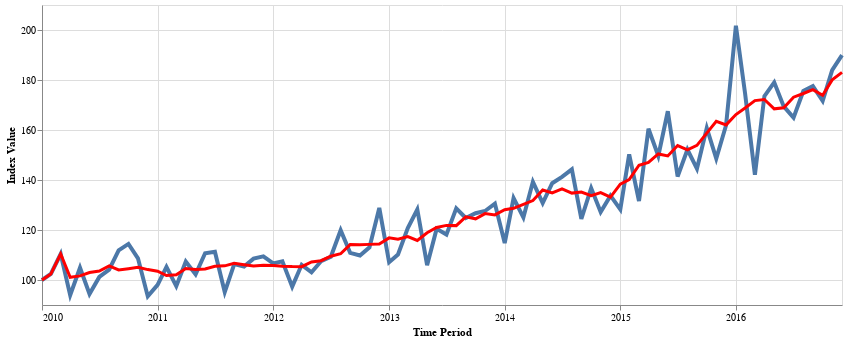

Notebook source saved alongside this figure:
### Code cell
plot_index(rt_index, smooth=True)

### Figure 1 — Vega-Lite specification as saved in the notebook (floating-point values rounded to 4 significant figures)
{"$schema": "https://vega.github.io/schema/vega-lite/v5.20.1.json", "config": {"view": {"continuousHeight": 300, "continuousWidth": 300}}, "datasets": {"data-5a8f0c461284c5a1f9180870d750891d": [{"x": "2010-01-31T00:00:00", "y": 100}, {"x": "2010-02-28T00:00:00", "y": 102.5}, {"x": "2010-03-31T00:00:00", "y": 110.4}, {"x": "2010-04-30T00:00:00", "y": 93.96}, {"x": "2010-05-31T00:00:00", "y": 104.9}, {"x": "2010-06-30T00:00:00", "y": 94.43}, {"x": "2010-07-31T00:00:00", "y": 101.2}, {"x": "2010-08-31T00:00:00", "y": 104.1}, {"x": "2010-09-30T00:00:00", "y": 111.8}, {"x": "2010-10-31T00:00:00", "y": 114.4}, {"x": "2010-11-30T00:00:00", "y": 108.7}, {"x": "2010-12-31T00:00:00", "y": 93.44}, {"x": "2011-01-31T00:00:00", "y": 98.05}, {"x": "2011-02-28T00:00:00", "y": 105.2}, {"x": "2011-03-31T00:00:00", "y": 97.54}, {"x": "2011-04-30T00:00:00", "y": 107.3}, {"x": "2011-05-31T00:00:00", "y": 102.2}, {"x": "2011-06-30T00:00:00", "y": 110.7}, {"x": "2011-07-31T00:00:00", "y": 111.3}, {"x": "2011-08-31T00:00:00", "y": 95.17}, {"x": "2011-09-30T00:00:00", "y": 106.4}, {"x": "2011-10-31T00:00:00", "y": 105.3}, {"x": "2011-11-30T00:00:00", "y": 108.6}, {"x": "2011-12-31T00:00:00", "y": 109.5}, {"x": "2012-01-31T00:00:00", "y": 106.6}, {"x": "2012-02-29T00:00:00", "y": 107.5}, {"x": "2012-03-31T00:00:00", "y": 97.34}, {"x": "2012-04-30T00:00:00", "y": 106.1}, {"x": "2012-05-31T00:00:00", "y": 103.1}, {"x": "2012-06-30T00:00:00", "y": 107.5}, {"x": "2012-07-31T00:00:00", "y": 109.3}, {"x": "2012-08-31T00:00:00", "y": 119.9}, {"x": "2012-09-30T00:00:00", "y": 110.8}, {"x": "2012-10-31T00:00:00", "y": 109.8}, {"x": "2012-11-30T00:00:00", "y": 113.1}, {"x": "2012-12-31T00:00:00", "y": 128.8}, {"x": "2013-01-31T00:00:00", "y": 107.1}, {"x": "2013-02-28T00:00:00", "y": 110.2}, {"x": "2013-03-31T00:00:00", "y": 120.8}, {"x": "2013-04-30T00:00:00", "y": 128.2}, {"x": "2013-05-31T00:00:00", "y": 105.9}, {"x": "2013-06-30T00:00:00", "y": 120.4}, {"x": "2013-07-31T00:00:00", "y": 118.2}, {"x": "2013-08-31T00:00:00", "y": 128.7}, {"x": "2013-09-30T00:00:00", "y": 124.8}, {"x": "2013-10-31T00:00:00", "y": 126.7}, {"x": "2013-11-30T00:00:00", "y": 127.6}, {"x": "2013-12-31T00:00:00", "y": 130.6}, {"x": "2014-01-31T00:00:00", "y": 114.8}, {"x": "2014-02-28T00:00:00", "y": 132.8}, {"x": "2014-03-31T00:00:00", "y": 125.0}, {"x": "2014-04-30T00:00:00", "y": 139.3}, {"x": "2014-05-31T00:00:00", "y": 130.7}, {"x": "2014-06-30T00:00:00", "y": 138.7}, {"x": "2014-07-31T00:00:00", "y": 141.3}, {"x": "2014-08-31T00:00:00", "y": 144.3}, {"x": "2014-09-30T00:00:00", "y": 124.4}, {"x": "2014-10-31T00:00:00", "y": 136.8}, {"x": "2014-11-30T00:00:00", "y": 127.2}, {"x": "2014-12-31T00:00:00", "y": 133.7}, {"x": "2015-01-31T00:00:00", "y": 128.2}, {"x": "2015-02-28T00:00:00", "y": 150.2}, {"x": "2015-03-31T00:00:00", "y": 131.6}, {"x": "2015-04-30T00:00:00", "y": 160.5}, {"x": "2015-05-31T00:00:00", "y": 149.6}, {"x": "2015-06-30T00:00:00", "y": 167.5}, {"x": "2015-07-31T00:00:00", "y": 141.4}, {"x": "2015-08-31T00:00:00", "y": 152.1}, {"x": "2015-09-30T00:00:00", "y": 144.6}, {"x": "2015-10-31T00:00:00", "y": 160.8}, {"x": "2015-11-30T00:00:00", "y": 148.6}, {"x": "2015-12-31T00:00:00", "y": 161.9}, {"x": "2016-01-31T00:00:00", "y": 201.7}, {"x": "2016-02-29T00:00:00", "y": 174.6}, {"x": "2016-03-31T00:00:00", "y": 142.1}, {"x": "2016-04-30T00:00:00", "y": 173.5}, {"x": "2016-05-31T00:00:00", "y": 179.0}, {"x": "2016-06-30T00:00:00", "y": 169.4}, {"x": "2016-07-31T00:00:00", "y": 165.0}, {"x": "2016-08-31T00:00:00", "y": 175.6}, {"x": "2016-09-30T00:00:00", "y": 177.5}, {"x": "2016-10-31T00:00:00", "y": 171.6}, {"x": "2016-11-30T00:00:00", "y": 184.0}, {"x": "2016-12-31T00:00:00", "y": 189.9}], "data-956cbaa2cd2c7c3f18efc382e6192f06": [{"imp": 0, "x": "2010-01-31T00:00:00", "y": 100}, {"imp": 0, "x": "2010-02-28T00:00:00", "y": 102.5}, {"imp": 0, "x": "2010-03-31T00:00:00", "y": 110.4}, {"imp": 0, "x": "2010-04-30T00:00:00", "y": 101.1}, {"imp": 0, "x": "2010-05-31T00:00:00", "y": 101.6}, {"imp": 0, "x": "2010-06-30T00:00:00", "y": 103.0}, {"imp": 0, "x": "2010-07-31T00:00:00", "y": 103.6}, {"imp": 0, "x": "2010-08-31T00:00:00", "y": 105.7}, {"imp": 0, "x": "2010-09-30T00:00:00", "y": 104.0}, {"imp": 0, "x": "2010-10-31T00:00:00", "y": 104.5}, {"imp": 0, "x": "2010-11-30T00:00:00", "y": 105.1}, {"imp": 0, "x": "2010-12-31T00:00:00", "y": 104.2}, {"imp": 0, "x": "2011-01-31T00:00:00", "y": 103.5}, {"imp": 0, "x": "2011-02-28T00:00:00", "y": 101.8}, {"imp": 0, "x": "2011-03-31T00:00:00", "y": 102.1}, {"imp": 0, "x": "2011-04-30T00:00:00", "y": 104.6}, {"imp": 0, "x": "2011-05-31T00:00:00", "y": 104.2}, {"imp": 0, "x": "2011-06-30T00:00:00", "y": 104.4}, {"imp": 0, "x": "2011-07-31T00:00:00", "y": 105.5}, {"imp": 0, "x": "2011-08-31T00:00:00", "y": 105.7}, {"imp": 0, "x": "2011-09-30T00:00:00", "y": 106.7}, {"imp": 0, "x": "2011-10-31T00:00:00", "y": 106.1}, {"imp": 0, "x": "2011-11-30T00:00:00", "y": 105.6}, {"imp": 0, "x": "2011-12-31T00:00:00", "y": 105.9}, {"imp": 0, "x": "2012-01-31T00:00:00", "y": 105.8}, {"imp": 0, "x": "2012-02-29T00:00:00", "y": 105.5}, {"imp": 0, "x": "2012-03-31T00:00:00", "y": 105.4}, {"imp": 0, "x": "2012-04-30T00:00:00", "y": 105.3}, {"imp": 0, "x": "2012-05-31T00:00:00", "y": 107.2}, {"imp": 0, "x": "2012-06-30T00:00:00", "y": 107.7}, {"imp": 0, "x": "2012-07-31T00:00:00", "y": 109.5}, {"imp": 0, "x": "2012-08-31T00:00:00", "y": 110.5}, {"imp": 0, "x": "2012-09-30T00:00:00", "y": 114.2}, {"imp": 0, "x": "2012-10-31T00:00:00", "y": 114.1}, {"imp": 0, "x": "2012-11-30T00:00:00", "y": 114.3}, {"imp": 0, "x": "2012-12-31T00:00:00", "y": 114.4}, {"imp": 0, "x": "2013-01-31T00:00:00", "y": 116.9}, {"imp": 0, "x": "2013-02-28T00:00:00", "y": 116.3}, {"imp": 0, "x": "2013-03-31T00:00:00", "y": 117.3}, {"imp": 0, "x": "2013-04-30T00:00:00", "y": 115.8}, {"imp": 0, "x": "2013-05-31T00:00:00", "y": 118.9}, {"imp": 0, "x": "2013-06-30T00:00:00", "y": 121.0}, {"imp": 0, "x": "2013-07-31T00:00:00", "y": 121.8}, {"imp": 0, "x": "2013-08-31T00:00:00", "y": 121.8}, {"imp": 0, "x": "2013-09-30T00:00:00", "y": 125.3}, {"imp": 0, "x": "2013-10-31T00:00:00", "y": 124.5}, {"imp": 0, "x": "2013-11-30T00:00:00", "y": 126.6}, {"imp": 0, "x": "2013-12-31T00:00:00", "y": 126.0}, {"imp": 0, "x": "2014-01-31T00:00:00", "y": 128.1}, {"imp": 0, "x": "2014-02-28T00:00:00", "y": 128.7}, {"imp": 0, "x": "2014-03-31T00:00:00", "y": 130.3}, {"imp": 0, "x": "2014-04-30T00:00:00", "y": 131.8}, {"imp": 0, "x": "2014-05-31T00:00:00", "y": 136.0}, {"imp": 0, "x": "2014-06-30T00:00:00", "y": 134.8}, {"imp": 0, "x": "2014-07-31T00:00:00", "y": 136.5}, {"imp": 0, "x": "2014-08-31T00:00:00", "y": 134.8}, {"imp": 0, "x": "2014-09-30T00:00:00", "y": 135.2}, {"imp": 0, "x": "2014-10-31T00:00:00", "y": 133.7}, {"imp": 0, "x": "2014-11-30T00:00:00", "y": 135.0}, {"imp": 0, "x": "2014-12-31T00:00:00", "y": 133.2}, {"imp": 0, "x": "2015-01-31T00:00:00", "y": 138.3}, {"imp": 0, "x": "2015-02-28T00:00:00", "y": 140.2}, {"imp": 0, "x": "2015-03-31T00:00:00", "y": 145.9}, {"imp": 0, "x": "2015-04-30T00:00:00", "y": 147.0}, {"imp": 0, "x": "2015-05-31T00:00:00", "y": 150.4}, {"imp": 0, "x": "2015-06-30T00:00:00", "y": 149.6}, {"imp": 0, "x": "2015-07-31T00:00:00", "y": 153.8}, {"imp": 0, "x": "2015-08-31T00:00:00", "y": 152.1}, {"imp": 0, "x": "2015-09-30T00:00:00", "y": 153.9}, {"imp": 0, "x": "2015-10-31T00:00:00", "y": 158.7}, {"imp": 0, "x": "2015-11-30T00:00:00", "y": 163.5}, {"imp": 0, "x": "2015-12-31T00:00:00", "y": 162.0}, {"imp": 0, "x": "2016-01-31T00:00:00", "y": 166.2}, {"imp": 0, "x": "2016-02-29T00:00:00", "y": 168.8}, {"imp": 0, "x": "2016-03-31T00:00:00", "y": 171.8}, {"imp": 0, "x": "2016-04-30T00:00:00", "y": 172.2}, {"imp": 0, "x": "2016-05-31T00:00:00", "y": 168.5}, {"imp": 0, "x": "2016-06-30T00:00:00", "y": 168.9}, {"imp": 0, "x": "2016-07-31T00:00:00", "y": 173.1}, {"imp": 0, "x": "2016-08-31T00:00:00", "y": 174.6}, {"imp": 0, "x": "2016-09-30T00:00:00", "y": 176.2}, {"imp": 0, "x": "2016-10-31T00:00:00", "y": 173.9}, {"imp": 0, "x": "2016-11-30T00:00:00", "y": 180.1}, {"imp": 0, "x": "2016-12-31T00:00:00", "y": 183.0}]}, "height": 300, "layer": [{"data": {"name": "data-5a8f0c461284c5a1f9180870d750891d"}, "encoding": {"tooltip": [{"field": "x", "title": "Time Period", "type": "temporal"}, {"field": "y", "format": ".3f", "title": "Index Value", "type": "quantitative"}], "x": {"axis": {"format": "%Y", "labelAngle": 0, "title": "Time Period", "values": ["2010-01-31T00:00:00.000000000", "2011-01-31T00:00:00.000000000", "2012-01-31T00:00:00.000000000", "2013-01-31T00:00:00.000000000", "2014-01-31T00:00:00.000000000", "2015-01-31T00:00:00.000000000", "2016-01-31T00:00:00.000000000"]}, "field": "x", "type": "temporal"}, "y": {"field": "y", "scale": {"zero": false}, "title": "Index Value", "type": "quantitative"}}, "mark": {"size": 4, "type": "line"}}, {"data": {"name": "data-956cbaa2cd2c7c3f18efc382e6192f06"}, "encoding": {"tooltip": [{"field": "x", "title": "Time Period", "type": "temporal"}, {"field": "y", "format": ".3f", "title": "Index Value", "type": "quantitative"}, {"field": "imp", "title": "Imputed", "type": "nominal"}], "x": {"axis": {"format": "%Y", "labelAngle": 0, "title": "Time Period"}, "field": "x", "type": "temporal"}, "y": {"field": "y", "scale": {"zero": false}, "title": "Index Value", "type": "quantitative"}}, "mark": {"color": "red", "size": 3, "type": "line"}, "transform": [{"as": "imp", "calculate": "if(datum.imp == 1, 'True', 'False')"}]}], "width": 800}
